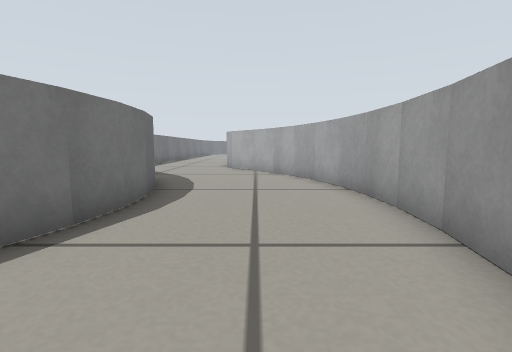
View 1 (above)

19 first-person views from a walk through a Gazebo world. The camera is 0.27 m above the floor, tilts 6° down and sees 85° across. The floor is counted in squares, 0.25 m on a side. Each view is taken from the middle of a square. On the plan, view 1 faces up. The plan holds only what a view shows up to about 12 squares ahead; the rest is blank. The place goes on beyond the plan.

View 2
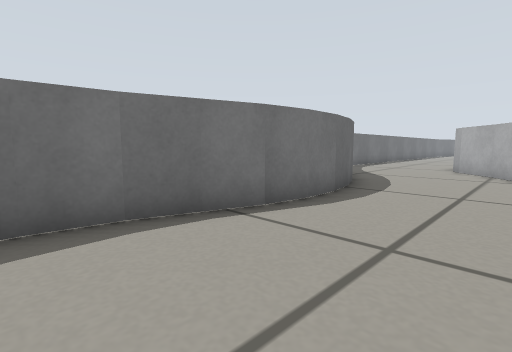

View 3
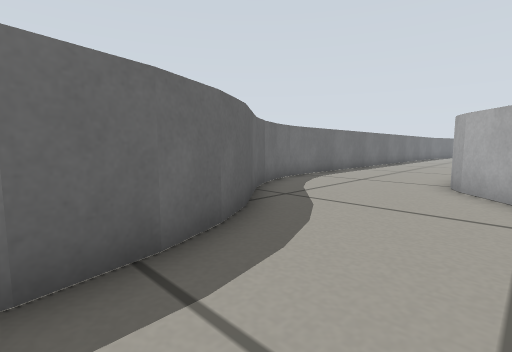

View 4
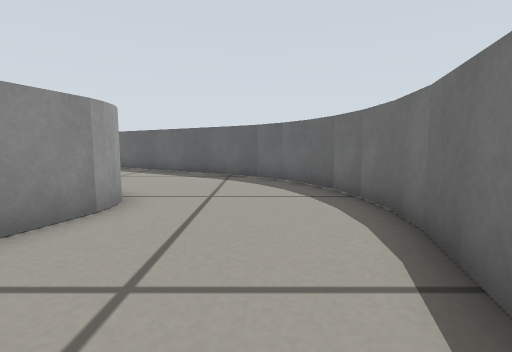

View 5
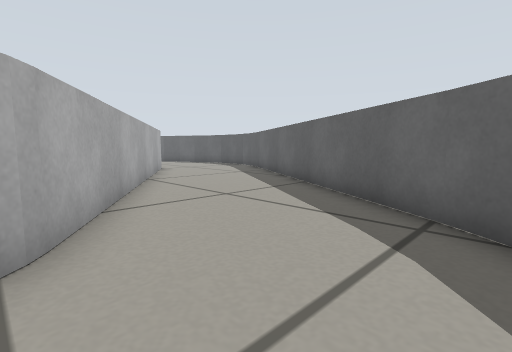

View 6
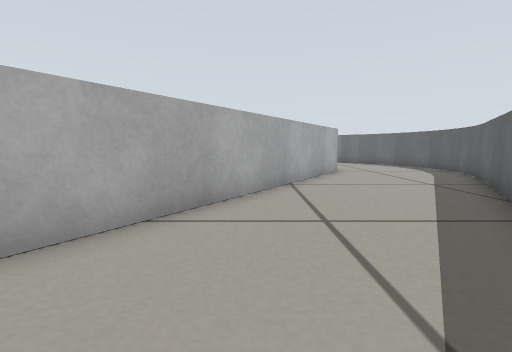

View 7
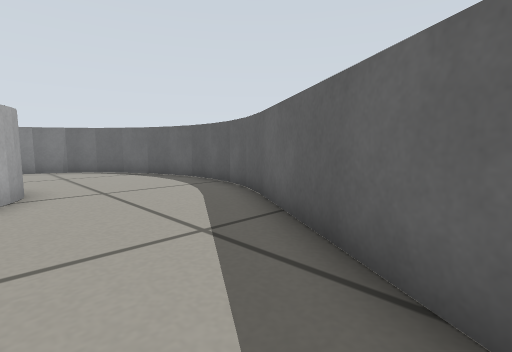

View 8
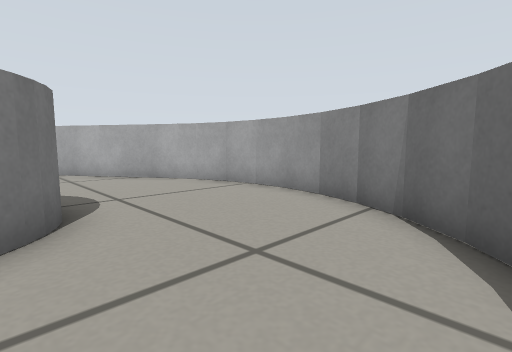

View 9
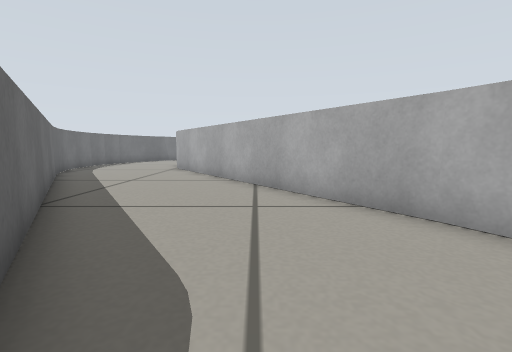

View 10
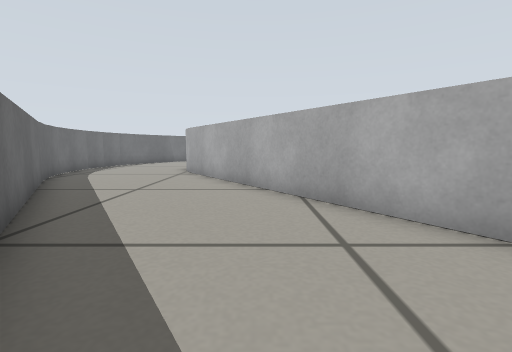

View 11
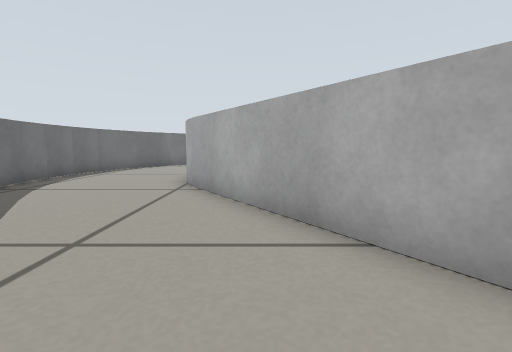

View 12
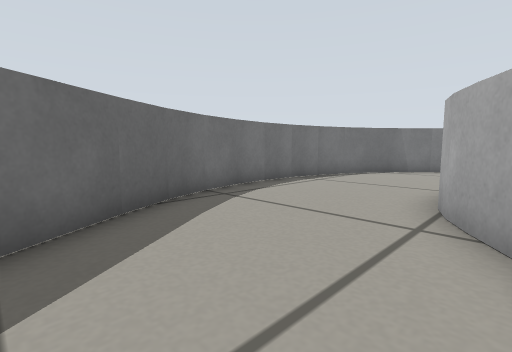

View 13
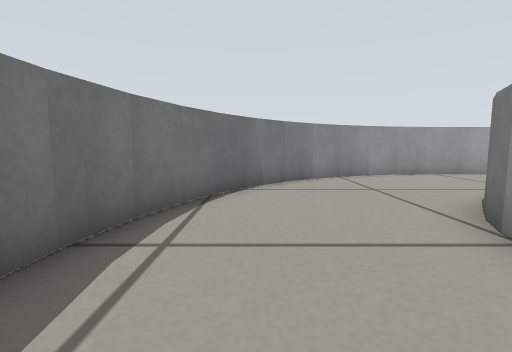

View 14
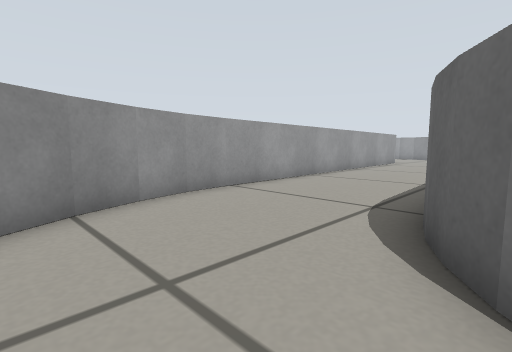

View 15
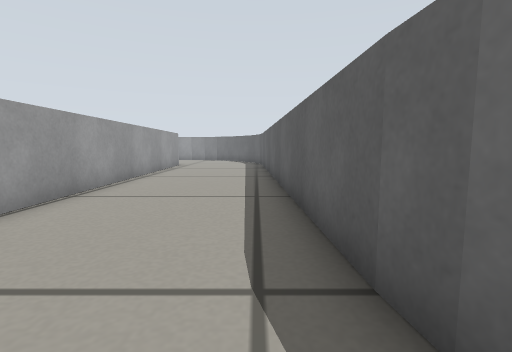

View 16
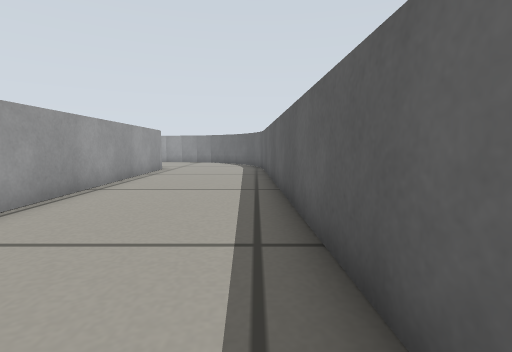

View 17
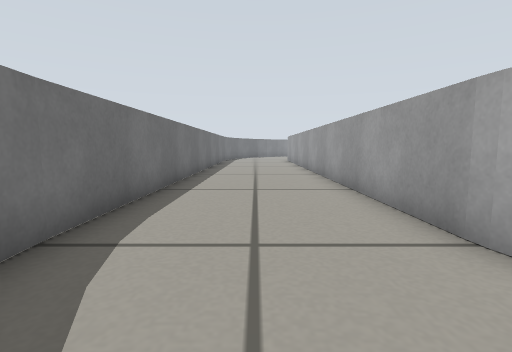

View 18
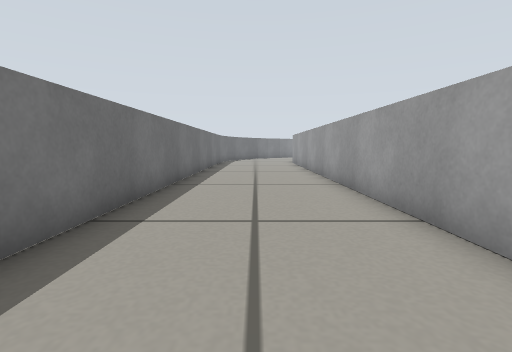

View 19
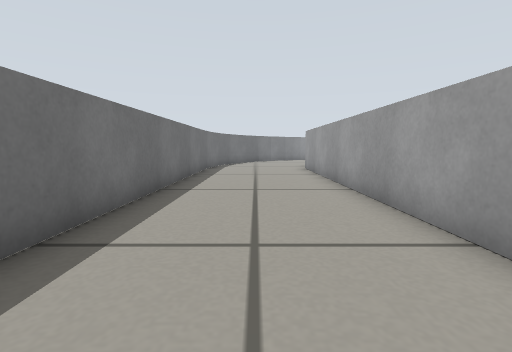

### Floor plan
Points are (right, up) in squares from view 1. A wall is a line through its corners. A room is listed if a view was taken in it or the views show most of it. See-through windows are left out.
Room 1 (views 1, 2, 3, 4, 5, 6, 7, 8, 9, 10, 11, 12, 13, 14, 15, 16, 17, 18, 19)
walls: (7.3, 7) (7.8, 5.6); (7.6, 5.7) (14, -4); (7, 8.3) (7.3, 6.9); (6.9, 9.6) (7, 8.1); (6.9, 10.9) (6.9, 9.4); (12.2, 7.8) (11.9, 8.6); (7.2, 12.1) (6.9, 10.8); (2.5, 6.2) (2.3, 7.7); (2.3, 7.6) (1.9, 9.1); (12, 11.3) (12.4, 12.1); (2, 8.9) (1.4, 10.3); (7.6, 13.4) (7.2, 12); (2.4, 3.4) (2.5, 4.9) (2.5, 6.4); (12.4, 12) (12.8, 12.6); (1.4, 10.2) (0.7, 11.6); (8.2, 14.5) (7.6, 13.3); (2.1, 2.2) (2.4, 3.6); (13.3, 13.1) (14, 13.6); (0.8, 11.5) (-0.1, 12.8); (9, 15.7) (8.2, 14.4); (13.9, 13.5) (14.6, 13.8); (1.6, 0.4) (2, 1.9); (14.5, 13.8) (15.3, 14); (9.9, 16.6) (8.9, 15.5); (0, 12.7) (-1.3, 14.1) (-1.6, 14.8) (-1.6, 32); (1.7, -0.6) (1.5, 0) (1.6, 0.6); (15.2, 14.1) (25.5, 14.5); (-2.4, 6.2) (-2.3, 4.8); (-2.3, 5) (-2.5, 3.6); (-2.7, 7.4) (-2.4, 6); (11, 17.4) (9.8, 16.5); (-2.5, 3.8) (-3.2, 1.4); (-3.1, 8.4) (-2.6, 7.2); (12.1, 18) (10.8, 17.3); (-3.2, 1.5) (-3.3, 0.2); (13.3, 18.5) (12, 18); (-3.3, 0.4) (-3.2, -1); (14.5, 18.8) (13.2, 18.5); (-3.2, -0.8) (-2.9, -2.1); (-5.1, 11.2) (-3.7, 9.5) (-3, 8.3); (-3, -2) (-2.5, -3.1); (-5.6, 12) (-5.1, 11.1); (-2.5, -3) (-1.8, -4.1); (-1.9, -4) (-1.1, -4.9); (14.8, -6.2) (14.6, -6.7) (14.3, -7.2); (-1.2, -4.9) (10.4, -12.1); (14.7, -6.5) (14.5, -7) (14, -7.4); (19.3, -3.1) (12, 7.9); (12.3, -7.6) (2.2, -1.3); (-6.1, 13.2) (-5.7, 12); (-6.3, 14.1) (-6.1, 13); (19.6, -4.3) (19.2, -3.1); (19.7, -5.4) (19.5, -4.2); (19.7, -6.4) (19.7, -5.2); (19.5, -7.6) (19.7, -6.3); (10.3, -12) (11.5, -12.4); (19.1, -8.7) (19.5, -7.5); (11.4, -12.4) (12.7, -12.6); (18.5, -9.7) (19.1, -8.6); (12.5, -12.5) (13.8, -12.5); (17.8, -10.5) (18.6, -9.6); (13.7, -12.5) (15, -12.3); (16.9, -11.3) (17.9, -10.5); (15.9, -11.9) (17, -11.2); (14.9, -12.3) (16, -11.8); (25.6, 19.3) (14.5, 18.9); (-6.4, 32.1) (-6.4, 14)

Positions as (right, up) in squares from view 1, and headings:
1: (0, 0), facing up
2: (1, 0), facing up-left
3: (0, 6), facing up-left
4: (-1, 5), facing down
5: (-1, -1), facing down-right
6: (0, -4), facing right
7: (5, -7), facing down-right
8: (14, -11), facing up-right
9: (16, -6), facing up
10: (15, -4), facing up
11: (14, 0), facing up
12: (13, 3), facing up-left
13: (9, 8), facing up
14: (11, 13), facing up-right
15: (14, 15), facing right
16: (17, 15), facing right
17: (-4, 12), facing up
18: (-4, 15), facing up
19: (-4, 20), facing up
